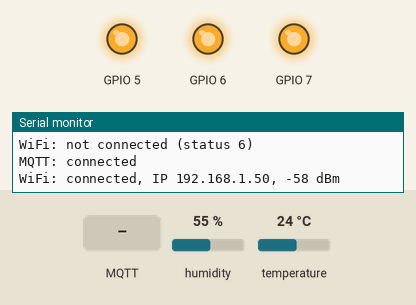
Bench run of a program on a simulated ESP32-C3. On the bench: output pins drawn as LEDs (lit = HIGH), the last lines printed to the serial monitor. The inputs (shaded band) are chosen by the test bench; at power-on: humidity 55 %, temperature 24 °C. WiFi joins after 1.5 s; servers stay silent unless stated; no MQTT or app messages arrive unless stated.

Above: at 2.3 s.
2.4 s: MQTT message "1" arrives on the first subscribed topic
At 2.9 s:
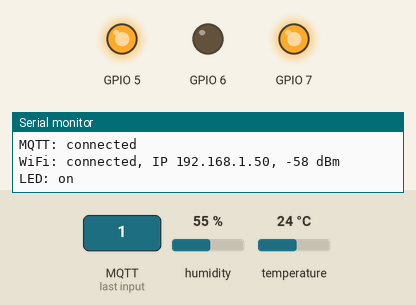
3.9 s: MQTT message "0" arrives on the first subscribed topic
At 5.2 s:
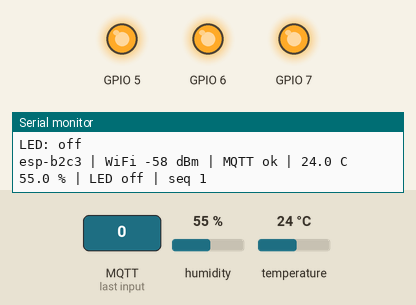
Timing chart, 0 to 6.9 s (numbered marks = the images above; inputs shaded):
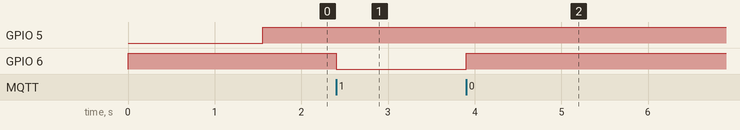

Measured:
- after the input at 2.4 s, GPIO 6: HIGH → LOW at once
- after the input at 3.9 s, GPIO 6: LOW → HIGH at once

The program:

main.cpp
```cpp
// Lesson 20 - Lab 1: AHT10 node on our own MQTT broker (ESP32-C3 Super Mini)
//
// Topics, with <p> = MQTT_PREFIX and <id> = esp-xxxx from the MAC address:
//   <p>/<id>/status   "online" / "offline"   retained, "offline" is the last will
//   <p>/<id>/aht10    {"t":21.8,"rh":58.1,"seq":12}   every 5 s, not retained
//   <p>/<id>/led/set  "1" / "0"   command, the node subscribes (QoS 1)
//   <p>/<id>/led      "1" / "0"   state echo, retained
//
// RGB LED (common anode, LOW = on):
//   red   on while there is no connection to the broker
//   green follows the led/set command
//
// Wiring as in session 18: AHT10 SDA GPIO 8, SCL GPIO 9, power from 3V3.
// GPIO 8 and 9 are strapping pins. GPIO 9 is also the BOOT button: pressing
// it during a reading spoils the reading. The blue on-board LED on GPIO 8
// flickers with every I2C transfer - that is expected.

#include <Arduino.h>
#include <WiFi.h>
#include <Wire.h>
#include <PubSubClient.h>
#include <ArduinoJson.h>
#include <Adafruit_AHTX0.h>
#include <cmath>
#include <cstdint>
#include <cstdio>
#include <cstring>

#include "secrets.h"

// ---------------------------------------------------------------------------
// Pins
// ---------------------------------------------------------------------------

constexpr uint8_t PIN_SDA   = 8U;  // strapping pin
constexpr uint8_t PIN_SCL   = 9U;  // strapping pin, BOOT button
constexpr uint8_t PIN_RED   = 5U;
constexpr uint8_t PIN_GREEN = 6U;
constexpr uint8_t PIN_BLUE  = 7U;

constexpr uint8_t AHT10_ADDR = 0x38U;

// ---------------------------------------------------------------------------
// Timing and sizes
// ---------------------------------------------------------------------------

constexpr uint32_t SERIAL_BAUD       = 115200U;
constexpr uint32_t PUBLISH_PERIOD_MS = 5000U;
constexpr uint32_t MQTT_RETRY_MS     = 5000U;
constexpr uint16_t MQTT_KEEPALIVE_S  = 15U;   // broker declares us dead after 1.5 x this
constexpr uint16_t MQTT_BUFFER_BYTES = 256U;
constexpr uint8_t  QOS_1             = 1U;

constexpr size_t ID_LEN      = 12U;
constexpr size_t CLIENT_LEN  = 32U;
constexpr size_t TOPIC_LEN   = 64U;
constexpr size_t CMD_LEN     = 8U;
constexpr size_t JSON_LEN    = 96U;

// ---------------------------------------------------------------------------
// State
// ---------------------------------------------------------------------------

enum class Link : uint8_t { NoWifi, NoBroker, Online };

WiFiClient     net;
PubSubClient   mqtt(net);
Adafruit_AHTX0 aht;

char nodeId[ID_LEN];          // esp-xxxx
char clientId[CLIENT_LEN];    // gamma-ed-esp-xxxx, must be unique on the broker
char topicStatus[TOPIC_LEN];
char topicAht[TOPIC_LEN];
char topicLedSet[TOPIC_LEN];
char topicLed[TOPIC_LEN];

bool     sensorOk       = false;
bool     ledOn          = false;
uint32_t seq            = 0U;
uint32_t lastPublishMs  = 0U;
uint32_t lastAttemptMs  = 0U;
Link     mqtt_link           = Link::NoWifi;
wl_status_t lastWifi    = WL_IDLE_STATUS;

// Filled by the MQTT callback, handled in loop() - see onMessage().
char cmdBuf[CMD_LEN];
bool cmdPending = false;

// ---------------------------------------------------------------------------
// Helpers
// ---------------------------------------------------------------------------

void setChannel(uint8_t pin, bool on) {
    digitalWrite(pin, on ? LOW : HIGH);  // common anode
}

const char *linkText(Link l) {
    switch (l) {
        case Link::NoWifi:   return "no WiFi";
        case Link::NoBroker: return "no broker";
        case Link::Online:   return "MQTT ok";
    }
    return "?";
}

const char *mqttStateText(int state) {
    switch (state) {
        case -4: return "timeout: the broker did not answer in time";
        case -3: return "connection lost";
        case -2: return "no TCP connection: broker down, wrong host or port, firewall";
        case -1: return "disconnected";
        case 0:  return "connected";
        case 1:  return "bad protocol version";
        case 2:  return "client id rejected";
        case 3:  return "broker unavailable";
        case 4:  return "bad user name or password";
        case 5:  return "not authorized";
    }
    return "unknown";
}

void buildNames() {
    uint8_t mac[6];
    WiFi.macAddress(mac);
    snprintf(nodeId, sizeof nodeId, "esp-%02x%02x", mac[4], mac[5]);
    snprintf(clientId, sizeof clientId, "gamma-ed-%s", nodeId);
    snprintf(topicStatus, sizeof topicStatus, "%s/%s/status",  MQTT_PREFIX, nodeId);
    snprintf(topicAht,    sizeof topicAht,    "%s/%s/aht10",   MQTT_PREFIX, nodeId);
    snprintf(topicLedSet, sizeof topicLedSet, "%s/%s/led/set", MQTT_PREFIX, nodeId);
    snprintf(topicLed,    sizeof topicLed,    "%s/%s/led",     MQTT_PREFIX, nodeId);
}

// ---------------------------------------------------------------------------
// MQTT
// ---------------------------------------------------------------------------

// Runs inside mqtt.loop(). The payload points into PubSubClient's own buffer
// and is NOT zero-terminated. Publishing from here would overwrite that
// buffer, so: copy, set a flag, return. loop() does the work - the same rule
// as for an ISR in session 11.
void onMessage(char *topic, uint8_t *payload, unsigned int length) {
    if (strcmp(topic, topicLedSet) != 0) {
        Serial.printf("MQTT: message on an unexpected topic %s\n", topic);
        return;
    }
    const size_t n = (length < CMD_LEN - 1U) ? length : CMD_LEN - 1U;
    memcpy(cmdBuf, payload, n);
    cmdBuf[n] = '\0';
    cmdPending = true;
}

void publishLed() {
    mqtt.publish(topicLed, ledOn ? "1" : "0", true);  // retained: the current state
}

bool mqttConnect() {
    // Last will: if we vanish, the broker publishes "offline" for us (retained).
    const bool ok = mqtt.connect(clientId, topicStatus, QOS_1, true, "offline");
    if (!ok) {
        const int st = mqtt.state();
        Serial.printf("MQTT: connect to %s:%u failed, state %d (%s)\n",
                      MQTT_HOST, static_cast<unsigned>(MQTT_PORT), st, mqttStateText(st));
        return false;
    }
    mqtt.publish(topicStatus, "online", true);
    mqtt.subscribe(topicLedSet, QOS_1);
    publishLed();
    Serial.println("MQTT: connected");
    return true;
}

void handleCommand() {
    if (!cmdPending) {
        return;
    }
    cmdPending = false;
    if (strcmp(cmdBuf, "1") == 0) {
        ledOn = true;
    } else if (strcmp(cmdBuf, "0") == 0) {
        ledOn = false;
    } else {
        Serial.printf("MQTT: led/set ignored, payload \"%s\" (expected 1 or 0)\n", cmdBuf);
        return;
    }
    setChannel(PIN_GREEN, ledOn);
    publishLed();
    Serial.printf("LED: %s\n", ledOn ? "on" : "off");
}

// ---------------------------------------------------------------------------
// Connection watch - never blocks except inside mqtt.connect()
// ---------------------------------------------------------------------------

void watchWifi() {
    const wl_status_t st = WiFi.status();
    if (st == lastWifi) {
        return;
    }
    lastWifi = st;
    if (st == WL_CONNECTED) {
        Serial.printf("WiFi: connected, IP %s, %d dBm\n",
                      WiFi.localIP().toString().c_str(), static_cast<int>(WiFi.RSSI()));
    } else {
        Serial.printf("WiFi: not connected (status %d)\n", static_cast<int>(st));
    }
}

void watchMqtt(uint32_t now) {
    if (WiFi.status() != WL_CONNECTED) {
        mqtt_link = Link::NoWifi;
        return;
    }
    if (mqtt.connected()) {
        mqtt_link = Link::Online;
        return;
    }
    if (mqtt_link == Link::Online) {
        const int st = mqtt.state();
        Serial.printf("MQTT: lost the broker, state %d (%s)\n", st, mqttStateText(st));
    }
    mqtt_link = Link::NoBroker;
    // connect() can block for a few seconds, so try at most every 5 s.
    if (lastAttemptMs == 0U || now - lastAttemptMs >= MQTT_RETRY_MS) {
        lastAttemptMs = now;
        if (mqttConnect()) {
            mqtt_link = Link::Online;
        }
    }
}

// ---------------------------------------------------------------------------
// Sensor
// ---------------------------------------------------------------------------

bool sensorStart() {
    Wire.beginTransmission(AHT10_ADDR);
    if (Wire.endTransmission() != 0U) {
        return false;
    }
    return aht.begin(&Wire);
}

void publishReading() {
    seq++;
    JsonDocument doc;
    float t  = NAN;
    float rh = NAN;
    if (sensorOk) {
        sensors_event_t hum;
        sensors_event_t temp;
        aht.getEvent(&hum, &temp);  // blocks about 50-80 ms
        t  = temp.temperature;
        rh = hum.relative_humidity;
        doc["t"]  = roundf(t * 10.0F) / 10.0F;
        doc["rh"] = roundf(rh * 10.0F) / 10.0F;
    } else {
        doc["error"] = "sensor";
    }
    doc["seq"] = seq;

    char json[JSON_LEN];
    serializeJson(doc, json, sizeof json);
    if (mqtt_link == Link::Online) {
        mqtt.publish(topicAht, json, false);
    }

    if (sensorOk) {
        Serial.printf("%s | WiFi %d dBm | %s | %.1f C  %.1f %% | LED %s | seq %lu\n",
                      nodeId, static_cast<int>(WiFi.RSSI()), linkText(mqtt_link),
                      static_cast<double>(t), static_cast<double>(rh),
                      ledOn ? "on" : "off", static_cast<unsigned long>(seq));
    } else {
        Serial.printf("%s | WiFi %d dBm | %s | sensor missing | LED %s | seq %lu\n",
                      nodeId, static_cast<int>(WiFi.RSSI()), linkText(mqtt_link),
                      ledOn ? "on" : "off", static_cast<unsigned long>(seq));
    }
}

// ---------------------------------------------------------------------------
// setup / loop
// ---------------------------------------------------------------------------

void setup() {
    Serial.begin(SERIAL_BAUD);

    pinMode(PIN_RED, OUTPUT);
    pinMode(PIN_GREEN, OUTPUT);
    pinMode(PIN_BLUE, OUTPUT);
    setChannel(PIN_RED, true);    // no broker yet
    setChannel(PIN_GREEN, false);
    setChannel(PIN_BLUE, false);

    Wire.begin(static_cast<int>(PIN_SDA), static_cast<int>(PIN_SCL));
    sensorOk = sensorStart();

    WiFi.mode(WIFI_STA);
    WiFi.setAutoReconnect(true);
    WiFi.begin(WIFI_SSID, WIFI_PASS);
    WiFi.setTxPower(WIFI_POWER_8_5dBm);  // many Super Mini boards need this
    buildNames();

    mqtt.setServer(MQTT_HOST, MQTT_PORT);
    mqtt.setCallback(onMessage);
    mqtt.setKeepAlive(MQTT_KEEPALIVE_S);
    mqtt.setBufferSize(MQTT_BUFFER_BYTES);

    Serial.printf("\nLab 1 - MQTT node %s, client id %s\n", nodeId, clientId);
    Serial.printf("AHT10: %s\n", sensorOk ? "found at 0x38" : "NOT found - check wiring");
    Serial.printf("MQTT: broker %s:%u\n", MQTT_HOST, static_cast<unsigned>(MQTT_PORT));
    Serial.printf("  publish   %s, %s, %s\n", topicStatus, topicAht, topicLed);
    Serial.printf("  subscribe %s\n", topicLedSet);
}

void loop() {
    const uint32_t now = millis();

    watchWifi();
    watchMqtt(now);
    mqtt.loop();        // keepalive, incoming messages -> onMessage()
    handleCommand();

    if (now - lastPublishMs >= PUBLISH_PERIOD_MS) {
        lastPublishMs = now;
        publishReading();
    }

    setChannel(PIN_RED, mqtt_link != Link::Online);
}
```

secrets.example.h
```cpp
// Copy this file to secrets.h (same folder) and fill it in.
// secrets.h is listed in .gitignore and must never be committed.
#pragma once
#include <cstdint>

// true  -> the board is its own access point (no router needed):
//          join the WiFi network "esp-xxxx" with AP_PASS,
//          then open http://192.168.4.1/
// false -> the board joins WIFI_SSID as a station
constexpr bool USE_SOFTAP = false;

constexpr const char *WIFI_SSID = "Gamma Intelligence Training";
constexpr const char *WIFI_PASS = "GammaPass password";


// MQTT_HOST empty -> MQTT is off.
// Public brokers: anyone can read and write your topics.
constexpr const char *MQTT_HOST   = "192.168.8.44";  // ABO Mac IP
constexpr uint16_t    MQTT_PORT   = 1883;
constexpr const char *MQTT_USER   = "";              // empty -> anonymous
constexpr const char *MQTT_PASS   = "";
constexpr const char *MQTT_PREFIX = "gamma-ed/2026"; // topics: <prefix>/<id>/...
```
